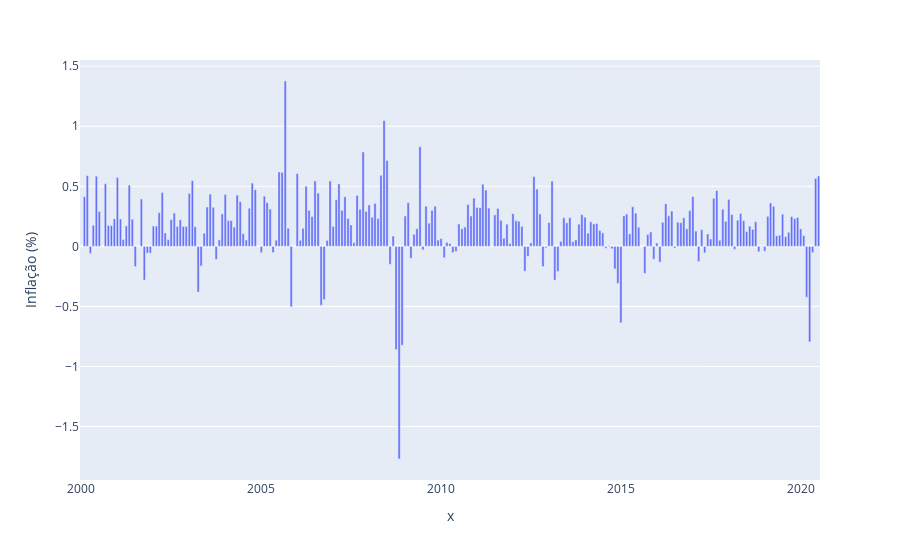

Here is the notebook cell this chart was saved with:
### Code cell
px.bar(data_frame=cpi.pct_change()*100, x=cpi.index, y='CPIAUCSL', labels={'CPIAUCSL':'Inflação (%)'})

### Figure 1 — Plotly figure (JSON) as saved in the notebook; plotly's stock layout.template omitted (floating-point values rounded to 4 significant figures; data arrays with more than 128 entries replaced by an {"elided": "..."} marker saying what was removed)
{"data": [{"alignmentgroup": "True", "hoverlabel": {"namelength": 0}, "hovertemplate": "x=%{x}<br>Inflação (%)=%{y}", "legendgroup": "", "marker": {"color": "#636efa"}, "name": "", "offsetgroup": "", "orientation": "v", "showlegend": false, "textposition": "auto", "type": "bar", "x": {"elided": "247 str values"}, "xaxis": "x", "y": {"elided": "247 float values"}, "yaxis": "y"}], "layout": {"barmode": "relative", "legend": {"tracegroupgap": 0}, "margin": {"t": 60}, "xaxis": {"anchor": "y", "domain": [0, 1], "title": {"text": "x"}}, "yaxis": {"anchor": "x", "domain": [0, 1], "title": {"text": "Inflação (%)"}}}}
